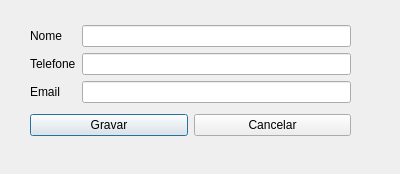
<?xml version="1.0" encoding="UTF-8"?>
<ui version="4.0">
 <class>novoContato</class>
 <widget class="QDialog" name="novoContato">
  <property name="geometry">
   <rect>
    <x>0</x>
    <y>0</y>
    <width>400</width>
    <height>174</height>
   </rect>
  </property>
  <property name="windowTitle">
   <string>Dialog</string>
  </property>
  <widget class="QWidget" name="">
   <property name="geometry">
    <rect>
     <x>30</x>
     <y>20</y>
     <width>321</width>
     <height>122</height>
    </rect>
   </property>
   <layout class="QVBoxLayout" name="verticalLayout_3">
    <item>
     <layout class="QHBoxLayout" name="horizontalLayout">
      <item>
       <layout class="QVBoxLayout" name="verticalLayout">
        <item>
         <widget class="QLabel" name="label">
          <property name="text">
           <string>Nome</string>
          </property>
         </widget>
        </item>
        <item>
         <widget class="QLabel" name="label_2">
          <property name="text">
           <string>Telefone</string>
          </property>
         </widget>
        </item>
        <item>
         <widget class="QLabel" name="label_3">
          <property name="text">
           <string>Email</string>
          </property>
         </widget>
        </item>
       </layout>
      </item>
      <item>
       <layout class="QVBoxLayout" name="verticalLayout_2">
        <item>
         <widget class="QLineEdit" name="nomeEdit"/>
        </item>
        <item>
         <widget class="QLineEdit" name="telefoneEdit"/>
        </item>
        <item>
         <widget class="QLineEdit" name="emailEdit"/>
        </item>
       </layout>
      </item>
     </layout>
    </item>
    <item>
     <layout class="QHBoxLayout" name="horizontalLayout_2">
      <item>
       <widget class="QPushButton" name="btnGravar">
        <property name="text">
         <string>Gravar</string>
        </property>
       </widget>
      </item>
      <item>
       <widget class="QPushButton" name="btnCancelar">
        <property name="text">
         <string>Cancelar</string>
        </property>
       </widget>
      </item>
     </layout>
    </item>
   </layout>
  </widget>
 </widget>
 <resources/>
 <connections/>
</ui>
